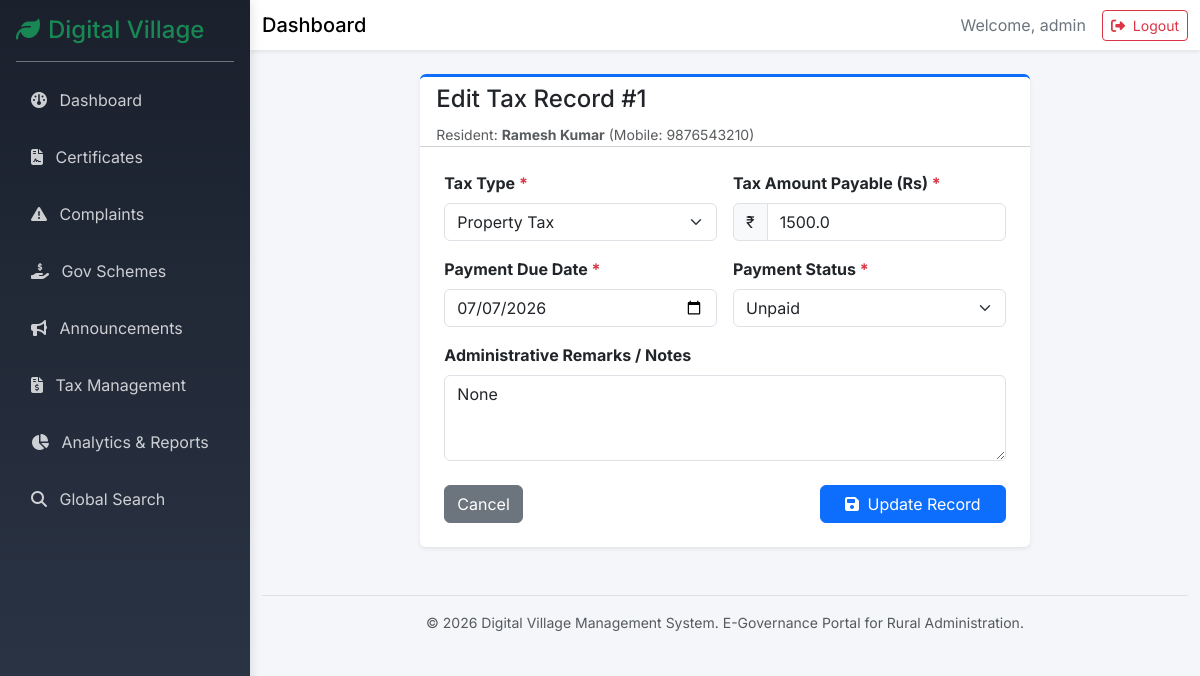
/admin/taxes/edit/1 (signed in), run on the app's committed database.
### models/user.py (models this page shows, shortened)
class User(UserMixin, db.Model):
    __tablename__ = 'users'
    id = db.Column(db.Integer, primary_key=True)
    username = db.Column(db.String(64), index=True, unique=True, nullable=False)
    password_hash = db.Column(db.String(256), nullable=False)
    role = db.Column(db.String(20), nullable=False, default='villager') # 'admin' or 'villager'
    created_at = db.Column(db.DateTime, default=datetime.utcnow)

class Villager(db.Model):
    __tablename__ = 'villagers'
    id = db.Column(db.Integer, primary_key=True)
    user_id = db.Column(db.Integer, db.ForeignKey('users.id'), nullable=False)
    full_name = db.Column(db.String(100), nullable=False)
    mobile = db.Column(db.String(15), nullable=False)
    address = db.Column(db.Text, nullable=False)
    aadhaar = db.Column(db.String(12), nullable=False) # Demo only
    updated_at = db.Column(db.DateTime, default=datetime.utcnow, onupdate=datetime.utcnow)
    user = db.relationship('User', backref=db.backref('villager_profile', uselist=False))

### models/tax.py (models this page shows)
class Tax(db.Model):
    __tablename__ = 'taxes'
    id = db.Column(db.Integer, primary_key=True)
    villager_id = db.Column(db.Integer, db.ForeignKey('villagers.id'), nullable=False)
    tax_type = db.Column(db.String(50), nullable=False) # e.g. Property Tax, House Tax, Water Tax
    amount = db.Column(db.Float, nullable=False)
    due_date = db.Column(db.Date, nullable=False)
    payment_date = db.Column(db.DateTime, nullable=True)
    payment_status = db.Column(db.String(20), nullable=False, default='Unpaid') # Paid, Unpaid, Overdue
    receipt_number = db.Column(db.String(50), nullable=True, unique=True)
    remarks = db.Column(db.Text, nullable=True)
    created_at = db.Column(db.DateTime, default=datetime.utcnow)
    updated_at = db.Column(db.DateTime, default=datetime.utcnow, onupdate=datetime.utcnow)
    villager = db.relationship('Villager', backref=db.backref('taxes', lazy=True))

### routes/admin.py (the view, shortened to what this page needs)
@admin_bp.route('/taxes/edit/<int:id>', methods=['GET', 'POST'])
def edit_tax(id):
    tax = db.session.get(Tax, id)
    if not tax:
        flash('Tax record not found.', 'danger')
        return redirect(url_for('admin.taxes'))
    villagers = Villager.query.order_by(Villager.full_name).all()
    return render_template('admin/edit_tax.html', tax=tax, villagers=villagers)

### routes/admin.py (called while the page is built)
@admin_bp.before_request
@login_required
def check_role():
    if current_user.role != 'admin':
        flash('Access denied. Admin only.', 'danger')
        return redirect(url_for('main.index'))

### templates/admin/edit_tax.html (shortened to what this page needs)
{% extends "dashboard_base.html" %}
{% block content %}
<div class="row">
    <div class="col-md-8 mx-auto">
        <div class="card shadow-sm border-0 border-top border-primary border-3">
            <div class="card-header bg-white pb-0">
                <h4 class="card-title mb-2">Edit Tax Record #{{ tax.id }}</h4>
                <small class="text-muted">Resident: <strong>{{ tax.villager.full_name }}</strong> (Mobile: {{ tax.villager.mobile }})</small>
            </div>
            <div class="card-body p-4">
                <form action="{{ url_for('admin.edit_tax', id=tax.id) }}" method="POST">
                    <div class="row g-3 mb-3">
                        <div class="col-md-6">
                            <label for="tax_type" class="form-label fw-bold">Tax Type <span class="text-danger">*</span></label>
                            <select class="form-select" id="tax_type" name="tax_type" required>
                                <option value="Property Tax" {% if tax.tax_type == 'Property Tax' %}selected{% endif %}>Property Tax</option>
                            </select>
                        </div>
                        <div class="col-md-6">
                            <label for="amount" class="form-label fw-bold">Tax Amount Payable (Rs) <span class="text-danger">*</span></label>
                            <div class="input-group">
                                <span class="input-group-text">₹</span>
                                <input type="number" step="0.01" min="1" class="form-control" id="amount" name="amount" value="{{ tax.amount }}" required>
                            </div>
                        </div>
                    </div>
                    <div class="row g-3 mb-3">
                        <div class="col-md-6">
                            <label for="due_date" class="form-label fw-bold">Payment Due Date <span class="text-danger">*</span></label>
                            <input type="date" class="form-control" id="due_date" name="due_date" value="{{ tax.due_date.strftime('%Y-%m-%d') }}" required>
                        </div>
                        <div class="col-md-6">
                            <label for="payment_status" class="form-label fw-bold">Payment Status <span class="text-danger">*</span></label>
                            <select class="form-select" id="payment_status" name="payment_status" required>
                                <option value="Unpaid" {% if tax.payment_status == 'Unpaid' %}selected{% endif %}>Unpaid</option>
                            </select>
                        </div>
                    </div>
                    <div class="mb-4">
                        <label for="remarks" class="form-label fw-bold">Administrative Remarks / Notes</label>
                        <textarea class="form-control" id="remarks" name="remarks" rows="3">{{ tax.remarks }}</textarea>
                    </div>
                    <div class="d-flex justify-content-between">
                        <a href="{{ url_for('admin.taxes') }}" class="btn btn-secondary">Cancel</a>
                        <button type="submit" class="btn btn-primary px-4"><i class="fa-solid fa-save me-1"></i> Update Record</button>
                    </div>
                </form>
            </div>
        </div>
    </div>
</div>
{% endblock %}

### templates/dashboard_base.html (shortened to what this page needs)
<!DOCTYPE html>
<html lang="en">
<head>
    <link href="https://cdn.jsdelivr.net/npm/bootstrap@5.3.2/dist/css/bootstrap.min.css" rel="stylesheet">
    <link rel="stylesheet" href="https://cdnjs.cloudflare.com/ajax/libs/font-awesome/6.4.0/css/all.min.css">
    <link rel="stylesheet" href="{{ url_for('static', filename='css/style.css') }}">
</head>
<body class="dashboard-body">
    <div class="sidebar bg-dark text-white p-3" id="sidebar">
        <div class="sidebar-header border-bottom border-secondary pb-3 mb-3">
            <h4 class="mb-0 text-success"><i class="fa-solid fa-leaf me-2"></i>Digital Village</h4>
        </div>
        <ul class="nav flex-column sidebar-nav">
            {% if current_user.role == 'villager' %}
            <li class="nav-item mb-2">
                <a class="nav-link text-light {% if request.endpoint == 'villager.dashboard' %}active{% endif %}" href="{{ url_for('villager.dashboard') }}">
                    <i class="fa-solid fa-gauge me-2"></i> Dashboard
                </a>
            </li>
            <li class="nav-item mb-2">
                <a class="nav-link text-light {% if request.endpoint == 'villager.profile' %}active{% endif %}" href="{{ url_for('villager.profile') }}">
                    <i class="fa-solid fa-user me-2"></i> Profile
                </a>
            </li>
            <li class="nav-item mb-2">
                <a class="nav-link text-light {% if 'villager.certificate' in request.endpoint %}active{% endif %}" href="{{ url_for('villager.certificates') }}">
                    <i class="fa-solid fa-file-contract me-2"></i> Certificates
                </a>
            </li>
            <li class="nav-item mb-2">
                <a class="nav-link text-light {% if 'villager.complaint' in request.endpoint %}active{% endif %}" href="{{ url_for('villager.complaints') }}">
                    <i class="fa-solid fa-exclamation-triangle me-2"></i> Complaints
                </a>
            </li>
            <li class="nav-item mb-2">
                <a class="nav-link text-light {% if 'villager.scheme' in request.endpoint or 'villager.favourite' in request.endpoint %}active{% endif %}" href="{{ url_for('villager.schemes') }}">
                    <i class="fa-solid fa-hand-holding-dollar me-2"></i> Gov Schemes
                </a>
            </li>
            <li class="nav-item mb-2">
                <a class="nav-link text-light {% if 'villager.announcement' in request.endpoint %}active{% endif %}" href="{{ url_for('villager.announcements') }}">
                    <i class="fa-solid fa-bullhorn me-2"></i> Announcements
                </a>
            </li>
            <li class="nav-item mb-2">
                <a class="nav-link text-light {% if 'villager.tax' in request.endpoint %}active{% endif %}" href="{{ url_for('villager.taxes') }}">
                    <i class="fa-solid fa-file-invoice-dollar me-2"></i> My Taxes
                </a>
            </li>
            {% elif current_user.role == 'admin' %}
            <li class="nav-item mb-2">
                <a class="nav-link text-light {% if request.endpoint == 'admin.dashboard' %}active{% endif %}" href="{{ url_for('admin.dashboard') }}">
                    <i class="fa-solid fa-gauge me-2"></i> Dashboard
                </a>
            </li>
            <li class="nav-item mb-2">
                <a class="nav-link text-light {% if 'admin.certificate' in request.endpoint %}active{% endif %}" href="{{ url_for('admin.certificates') }}">
                    <i class="fa-solid fa-file-contract me-2"></i> Certificates
                </a>
            </li>
            <li class="nav-item mb-2">
                <a class="nav-link text-light {% if 'admin.complaint' in request.endpoint %}active{% endif %}" href="{{ url_for('admin.complaints') }}">
                    <i class="fa-solid fa-exclamation-triangle me-2"></i> Complaints
                </a>
            </li>
            <li class="nav-item mb-2">
                <a class="nav-link text-light {% if 'admin.scheme' in request.endpoint %}active{% endif %}" href="{{ url_for('admin.schemes') }}">
                    <i class="fa-solid fa-hand-holding-dollar me-2"></i> Gov Schemes
                </a>
            </li>
            <li class="nav-item mb-2">
                <a class="nav-link text-light {% if 'admin.announcement' in request.endpoint %}active{% endif %}" href="{{ url_for('admin.announcements') }}">
                    <i class="fa-solid fa-bullhorn me-2"></i> Announcements
                </a>
            </li>
            <li class="nav-item mb-2">
                <a class="nav-link text-light {% if 'admin.tax' in request.endpoint %}active{% endif %}" href="{{ url_for('admin.taxes') }}">
                    <i class="fa-solid fa-file-invoice-dollar me-2"></i> Tax Management
                </a>
            </li>
            <li class="nav-item mb-2">
                <a class="nav-link text-light {% if 'admin.report' in request.endpoint %}active{% endif %}" href="{{ url_for('admin.reports') }}">
                    <i class="fa-solid fa-chart-pie me-2"></i> Analytics & Reports
                </a>
            </li>
            <li class="nav-item mb-2">
                <a class="nav-link text-light {% if 'admin.search' in request.endpoint %}active{% endif %}" href="{{ url_for('admin.search') }}">
                    <i class="fa-solid fa-search me-2"></i> Global Search
                </a>
            </li>
            {% endif %}
        </ul>
    </div>
    <div class="main-content" id="main-content">
        <nav class="navbar navbar-expand-lg navbar-light bg-white shadow-sm mb-4">
            <div class="container-fluid">
                <span class="navbar-brand mb-0 h1 d-none d-md-block">Dashboard</span>
                <div class="ms-auto d-flex align-items-center">
                    <span class="me-3 text-secondary">Welcome, {{ current_user.username }}</span>
                    <a href="{{ url_for('auth.logout') }}" class="btn btn-outline-danger btn-sm">
                        <i class="fa-solid fa-right-from-bracket me-1"></i> Logout
                    </a>
                </div>
            </div>
        </nav>
        <div class="container-fluid">
            <div class="pb-5">
                {% block content %}{% endblock %}
            </div>
            <footer class="mt-auto py-3 border-top text-center text-muted small">
                <div class="container-fluid">
                    <span>&copy; 2026 Digital Village Management System. E-Governance Portal for Rural Administration.</span>
                </div>
            </footer>
        </div>
    </div>
</body>
</html>

### static/css/style.css (style rules this page uses)
body { background-color: #f8f9fa; font-family: 'Inter', sans-serif; }
.card { transition: transform 0.2s ease, box-shadow 0.2s ease; }
.dashboard-body { display: flex; min-height: 100vh; background-color: #f4f6f9; }
.sidebar { width: 250px; transition: all 0.3s; height: 100vh; position: fixed; top: 0; left: 0; z-index: 1000; }
.sidebar-nav .nav-link { border-radius: 5px; margin-bottom: 5px; padding: 10px 15px; opacity: 0.8; }
.main-content { flex-grow: 1; margin-left: 250px; width: calc(100% - 250px); transition: all 0.3s; min-height: 100vh; }
.card { animation: fadeIn 0.3s ease-in-out; }
.sidebar { background: linear-gradient(180deg, #1a202c 0%, #2d3748 100%) !important; box-shadow: 2px 0 10px rgba(0,0,0,0.1); }

### data on the page
User: username "admin"
Tax: id "1", tax_type "Property Tax", amount "1500.0", due_date "07/07/2026", payment_status "Unpaid", remarks "None"
Villager: villager.full_name "Ramesh Kumar", villager.mobile "9876543210"
